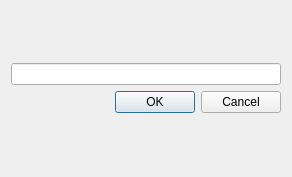
<?xml version="1.0" encoding="UTF-8"?>
<ui version="4.0">
 <class>Dialog</class>
 <widget class="QDialog" name="Dialog">
  <property name="geometry">
   <rect>
    <x>0</x>
    <y>0</y>
    <width>292</width>
    <height>177</height>
   </rect>
  </property>
  <property name="windowTitle">
   <string>Dialog</string>
  </property>
  <layout class="QGridLayout" name="gridLayout_2">
   <item row="0" column="0">
    <layout class="QGridLayout" name="gridLayout">
     <item row="0" column="0">
      <widget class="QLineEdit" name="lineEdit"/>
     </item>
     <item row="1" column="0">
      <widget class="QDialogButtonBox" name="buttonBox">
       <property name="orientation">
        <enum>Qt::Horizontal</enum>
       </property>
       <property name="standardButtons">
        <set>QDialogButtonBox::Cancel|QDialogButtonBox::Ok</set>
       </property>
      </widget>
     </item>
    </layout>
   </item>
  </layout>
 </widget>
 <resources/>
 <connections>
  <connection>
   <sender>buttonBox</sender>
   <signal>accepted()</signal>
   <receiver>Dialog</receiver>
   <slot>accept()</slot>
   <hints>
    <hint type="sourcelabel">
     <x>248</x>
     <y>254</y>
    </hint>
    <hint type="destinationlabel">
     <x>157</x>
     <y>274</y>
    </hint>
   </hints>
  </connection>
  <connection>
   <sender>buttonBox</sender>
   <signal>rejected()</signal>
   <receiver>Dialog</receiver>
   <slot>reject()</slot>
   <hints>
    <hint type="sourcelabel">
     <x>316</x>
     <y>260</y>
    </hint>
    <hint type="destinationlabel">
     <x>286</x>
     <y>274</y>
    </hint>
   </hints>
  </connection>
 </connections>
</ui>
